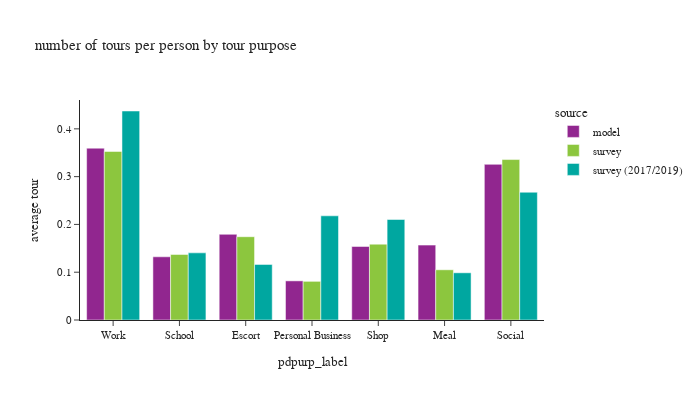

This figure's notebook cell:
### Code cell
def plot_segment(df, tour_group_var,person_group_var,title_name):

    # df_plot
    fig = px.bar(df, x=tour_group_var[1], y="average tour", color="source",
                 barmode="group",title=title_name)
    fig.update_layout(height=400, width=700, font=dict(size=11),
                      yaxis=dict(tickformat=".2"))
    fig.show()

df_plot = df_tour.groupby(['source','pdpurp_label'])['toexpfac'].sum().reset_index(). \
    merge(df_person.groupby(['source'])['psexpfac'].sum().reset_index(), how='left', on=['source'])
df_plot['average tour'] = df_plot['toexpfac']/df_plot['psexpfac']
# df_plot
plot_segment(df_plot, tour_group_var=['source','pdpurp_label'],person_group_var=['source'],
             title_name="number of tours per person by tour purpose")

### Figure 1 — Plotly figure (JSON) as saved in the notebook; plotly's stock layout.template omitted (floating-point values rounded to 4 significant figures)
{"data": [{"alignmentgroup": "True", "hovertemplate": "source=model<br>pdpurp_label=%{x}<br>average tour=%{y}<extra></extra>", "legendgroup": "model", "marker": {"color": "#91268F", "pattern": {"shape": ""}}, "name": "model", "offsetgroup": "model", "orientation": "v", "showlegend": true, "textposition": "auto", "type": "bar", "x": ["Work", "School", "Escort", "Personal Business", "Shop", "Meal", "Social"], "xaxis": "x", "y": [0.3596, 0.1322, 0.1793, 0.0819, 0.1539, 0.1567, 0.3257], "yaxis": "y"}, {"alignmentgroup": "True", "hovertemplate": "source=survey<br>pdpurp_label=%{x}<br>average tour=%{y}<extra></extra>", "legendgroup": "survey", "marker": {"color": "#8CC63E", "pattern": {"shape": ""}}, "name": "survey", "offsetgroup": "survey", "orientation": "v", "showlegend": true, "textposition": "auto", "type": "bar", "x": ["Work", "School", "Escort", "Personal Business", "Shop", "Meal", "Social"], "xaxis": "x", "y": [0.3527, 0.1372, 0.1743, 0.0809, 0.1587, 0.1051, 0.3357], "yaxis": "y"}, {"alignmentgroup": "True", "hovertemplate": "source=survey (2017/2019)<br>pdpurp_label=%{x}<br>average tour=%{y}<extra></extra>", "legendgroup": "survey (2017/2019)", "marker": {"color": "#00A7A0", "pattern": {"shape": ""}}, "name": "survey (2017/2019)", "offsetgroup": "survey (2017/2019)", "orientation": "v", "showlegend": true, "textposition": "auto", "type": "bar", "x": ["Work", "School", "Escort", "Personal Business", "Shop", "Meal", "Social"], "xaxis": "x", "y": [0.4373, 0.1405, 0.1163, 0.218, 0.2103, 0.0988, 0.2674], "yaxis": "y"}], "layout": {"barmode": "group", "font": {"size": 11}, "height": 400, "legend": {"title": {"text": "source"}, "tracegroupgap": 0}, "title": {"text": "number of tours per person by tour purpose"}, "width": 700, "xaxis": {"anchor": "y", "domain": [0.0, 1.0], "title": {"text": "pdpurp_label"}}, "yaxis": {"anchor": "x", "domain": [0.0, 1.0], "tickformat": ".2", "title": {"text": "average tour"}}}}
